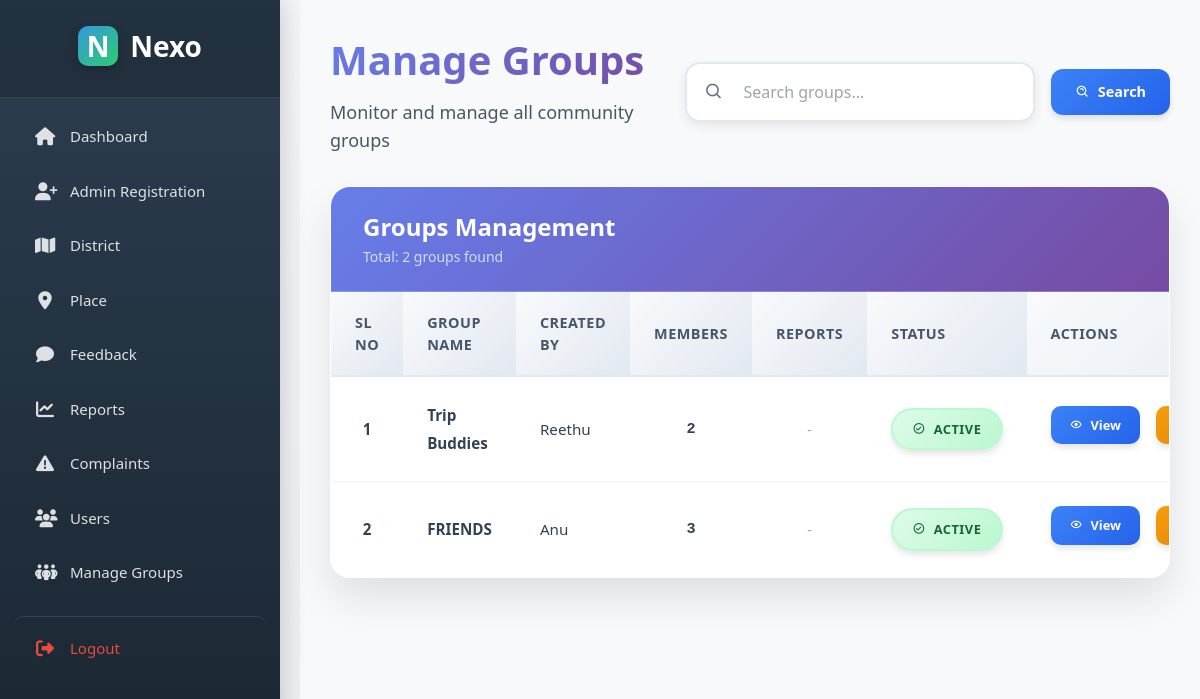
The app's page /Project/Admin/ManageGroups.php (signed in) with its own data.
### tables this page shows
CREATE TABLE `tbl_group` (
  `group_id` int(11) NOT NULL,
  `group_name` varchar(50) NOT NULL,
  `group_description` varchar(1000) NOT NULL,
  `group_photo` varchar(600) NOT NULL,
  `user_id` int(11) NOT NULL,
  `group_status` varchar(20) DEFAULT 'active'
);

CREATE TABLE `tbl_user` (
  `user_id` int(11) NOT NULL,
  `user_name` varchar(30) NOT NULL,
  `user_bio` varchar(2500) NOT NULL,
  `user_gender` varchar(10) NOT NULL,
  `user_status` enum('active','banned') DEFAULT 'active',
  `user_dob` date NOT NULL,
  `user_contact` varchar(11) NOT NULL,
  `user_email` varchar(30) NOT NULL,
  `user_password` varchar(2000) NOT NULL,
  `place_id` int(11) NOT NULL,
  `user_photo` varchar(100) NOT NULL
);

### Project/Admin/ManageGroups.php (the view, shortened to what this page needs)
<?php
include("../Assets/Connection/Connection.php");
$limit = 10;
$page = isset($_GET['page']) ? max(1, intval($_GET['page'])) : 1;
$offset = ($page - 1) * $limit;
$search = isset($_GET['search']) ? $con->real_escape_string($_GET['search']) : "";
$searchFilter = $search ? " AND g.group_name LIKE '%$search%'" : "";
$countQry = "
    SELECT COUNT(*) AS total
    FROM tbl_group g
    INNER JOIN tbl_user u ON g.user_id = u.user_id
    WHERE 1 $searchFilter
";
$totalGroups = $con->query($countQry)->fetch_assoc()['total'];
$qry = "
    SELECT g.*, u.user_name,
        (SELECT COUNT(*) FROM tbl_groupmembers gm WHERE gm.group_id = g.group_id) AS member_count,
        (SELECT COUNT(*) FROM tbl_group_reports gr WHERE gr.group_id = g.group_id) AS report_count
    FROM tbl_group g
    INNER JOIN tbl_user u ON g.user_id = u.user_id
    WHERE 1 $searchFilter
    ORDER BY g.group_id DESC
    LIMIT $offset, $limit
";
$result = $con->query($qry);
?>
<!DOCTYPE html>
<html lang="en">
<head>
    <link href="https://cdn.jsdelivr.net/npm/tailwindcss@2.2.19/dist/tailwind.min.css" rel="stylesheet">
    <link href="https://cdn.jsdelivr.net/npm/boxicons@2.1.4/css/boxicons.min.css" rel="stylesheet">
</head>
<body class="flex min-h-screen">
    <?php include 'Sidebar.php'?>
    <div class="main-content">
        <div class="flex flex-col lg:flex-row lg:items-center lg:justify-between mb-8 gap-6">
            <div>
                <h1 class="page-header">Manage Groups</h1>
                <p class="text-gray-600 text-lg">Monitor and manage all community groups</p>
            </div>
            <form method="get" class="flex flex-col sm:flex-row gap-4 items-start sm:items-center">
                <div class="search-container">
                    <i class='bx bx-search search-icon'></i>
                    <input type="text" name="search" value="<?= htmlspecialchars($search) ?>"
                           placeholder="Search groups..."
                           class="search-input">
                </div>
                <button type="submit" class="btn btn-blue">
                    <i class='bx bx-search-alt mr-2'></i> Search
                </button>
            </form>
        </div>
        <div class="card">
            <div class="table-header">
                <div class="flex items-center justify-between">
                    <div>
                        <h2 class="text-2xl font-semibold">Groups Management</h2>
                        <p class="text-blue-100 text-sm opacity-90 mt-1">Total: <?= $totalGroups ?> groups found</p>
                    </div>
                </div>
            </div>
            <div class="table-container">
                <table class="table-modern">
                    <thead>
                        <tr>
                            <th class="text-center">SL NO</th>
                            <th>Group Name</th>
                            <th>Created By</th>
                            <th class="text-center">Members</th>
                            <th class="text-center">Reports</th>
                            <th class="text-center">Status</th>
                            <th class="text-center">Actions</th>
                        </tr>
                    </thead>
                    <tbody>
                    <?php
                    if ($result->num_rows > 0) {
                        $i = $offset + 1;
                        while ($row = $result->fetch_assoc()) {
                            ?>
                            <tr>
                                <td class="text-center font-semibold text-gray-600 text-lg"><?= $i++ ?></td>
                                <td class="font-semibold text-gray-800 text-lg"><?= htmlspecialchars($row['group_name']) ?></td>
                                <td class="text-gray-700"><?= htmlspecialchars($row['user_name']) ?></td>
                                <td class="text-center font-mono text-blue-600 font-bold text-lg"><?= $row['member_count'] ?></td>
                                <td class="text-center">
                                    <?php if ($row['report_count'] > 0) { ?>
                                        <a href="Reports.php?gid=<?= $row['group_id'] ?>"
                                           class="inline-flex items-center justify-center px-4 py-2 bg-red-50 text-red-700 rounded-full text-sm font-semibold hover:bg-red-100 transition-all duration-300 transform hover:scale-105">
                                           <i class='bx bx-flag mr-2'></i> <?= $row['report_count'] ?>
                                        </a>
                                    <?php } else { ?>
                                        <span class="text-gray-400 text-sm">-</span>
                                    <?php } ?>
                                </td>
                                <td class="text-center">
                                    <?php if ($row['group_status'] == 'blocked') { ?>
                                        <span class="badge badge-danger">
                                            <i class='bx bx-block mr-2'></i> Blocked
                                        </span>
                                    <?php } else { ?>
                                        <span class="badge badge-success">
                                            <i class='bx bx-check-circle mr-2'></i> Active
                                        </span>
                                    <?php } ?>
                                </td>
                                <td class="text-center action-cell">
                                    <a href="Reports.php?gid=<?= $row['group_id'] ?>" class="btn btn-blue btn-sm">
                                        <i class='bx bx-show mr-2'></i> View
                                    </a>
                                    <?php if ($row['group_status'] == 'blocked') { ?>
                                        <a href="?unblock_id=<?= $row['group_id'] ?>" class="btn btn-green btn-sm">
                                            <i class='bx bx-check-circle mr-2'></i> Unblock
                                        </a>
                                    <?php } else { ?>
                                        <a href="?block_id=<?= $row['group_id'] ?>" class="btn btn-yellow btn-sm">
                                        </a>
                                    <?php } ?>
                                </td>
                            </tr>
                            <?php
                        }
                    }
                    ?>
                    </tbody>
                </table>
            </div>
        </div>
    </div>
</body>
</html>

### Project/Admin/ManageGroups.php (style rules this page uses)
body { font-family: 'Inter', sans-serif; background: linear-gradient(135deg, #f5f7fa 0%, #e4e7eb 100%); min-height: 100vh; }
.main-content { margin-left: 250px; padding: 2rem; width: calc(100% - 250px); transition: all 0.3s ease; }
.card { background: rgba(255, 255, 255, 0.95); backdrop-filter: blur(10px); border-radius: 20px; box-shadow: 0 20px 40px rgba(0, 0, 0, 0.1); border: 1px solid rgba(255, 255, 255, 0.3); overflow: hidden; }
.table-header { background: linear-gradient(135deg, #667eea 0%, #764ba2 100%); color: white; padding: 1.5rem 2rem; border-bottom: 1px solid rgba(255, 255, 255, 0.2); }
.table-container { overflow-x: auto; border-radius: 0 0 20px 20px; }
.table-modern { width: 100%; border-collapse: separate; border-spacing: 0; background: white; }
.table-modern th { background: linear-gradient(135deg, #f8fafc 0%, #e2e8f0 100%); padding: 1.25rem 1.5rem; text-align: left; font-weight: 600; color: #475569; border-bottom: 2px solid #e2e8f0; font-size: 0.9rem; text-transform: uppercase; letter-spacing: 0.5px; }
.table-modern td { padding: 1.5rem 1.5rem; border-bottom: 1px solid #f1f5f9; color: #334155; font-size: 0.95rem; transition: all 0.3s ease; }
.table-modern tr:last-child td { border-bottom: none; }
.btn { display: inline-flex; align-items: center; justify-content: center; padding: 0.75rem 1.5rem; border-radius: 12px; font-weight: 600; font-size: 0.9rem; transition: all 0.3s cubic-bezier(0.4, 0, 0.2, 1); text-decoration: none; border: none; cursor: pointer; box-shadow: 0 4px 6px rgba(0, 0, 0, 0.1); }
.btn-sm { padding: 0.6rem 1.2rem; font-size: 0.8rem; border-radius: 10px; }
.btn-blue { background: linear-gradient(135deg, #3b82f6 0%, #2563eb 100%); color: white; }
.btn-yellow { background: linear-gradient(135deg, #f59e0b 0%, #d97706 100%); color: white; }
.badge { display: inline-flex; align-items: center; padding: 0.6rem 1.2rem; border-radius: 25px; font-size: 0.8rem; font-weight: 600; text-transform: uppercase; letter-spacing: 0.5px; box-shadow: 0 4px 6px rgba(0, 0, 0, 0.1); }
.badge-success { background: linear-gradient(135deg, #dcfce7 0%, #bbf7d0 100%); color: #166534; border: 2px solid #bbf7d0; }
.search-container { position: relative; }
.search-input { padding: 1rem 1rem 1rem 3.5rem; border: 2px solid #e2e8f0; border-radius: 15px; font-size: 1rem; transition: all 0.3s ease; background: white; width: 350px; box-shadow: 0 4px 12px rgba(0, 0, 0, 0.08); }
.search-icon { position: absolute; left: 1.2rem; top: 50%; transform: translateY(-50%); color: #64748b; font-size: 1.2rem; }
.action-cell { white-space: nowrap; }
.action-cell .btn { margin-right: 0.75rem; margin-bottom: 0.5rem; }
.page-header { font-size: 2.5rem; font-weight: 700; background: linear-gradient(135deg, #667eea 0%, #764ba2 100%); -webkit-background-clip: text; -webkit-text-fill-color: transparent; background-clip: text; margin-bottom: 0.5rem; }
.table-modern tr { animation: fadeIn 0.5s ease-out; }
.table-modern tr:nth-child(even) { animation-delay: 0.1s; }

### Project/Admin/Sidebar.php (style rules this page uses)
body { margin: 0; font-family: 'Segoe UI', Tahoma, Geneva, Verdana, sans-serif; display: flex; min-height: 100vh; background-color: #f8f9fa; }
.main-content { margin-left: 300px; padding: 30px; width: calc(100% - 300px); background: #f8f9fa; min-height: 100vh; }

### records on screen
tbl_group: group_name "Trip Buddies", user.user_name "Reethu", member_count "2", group_status "active" (drawn)
tbl_group: group_name "FRIENDS", user.user_name "Anu", member_count "3", group_status "active" (drawn)

### other values on screen
$totalGroups "2"
